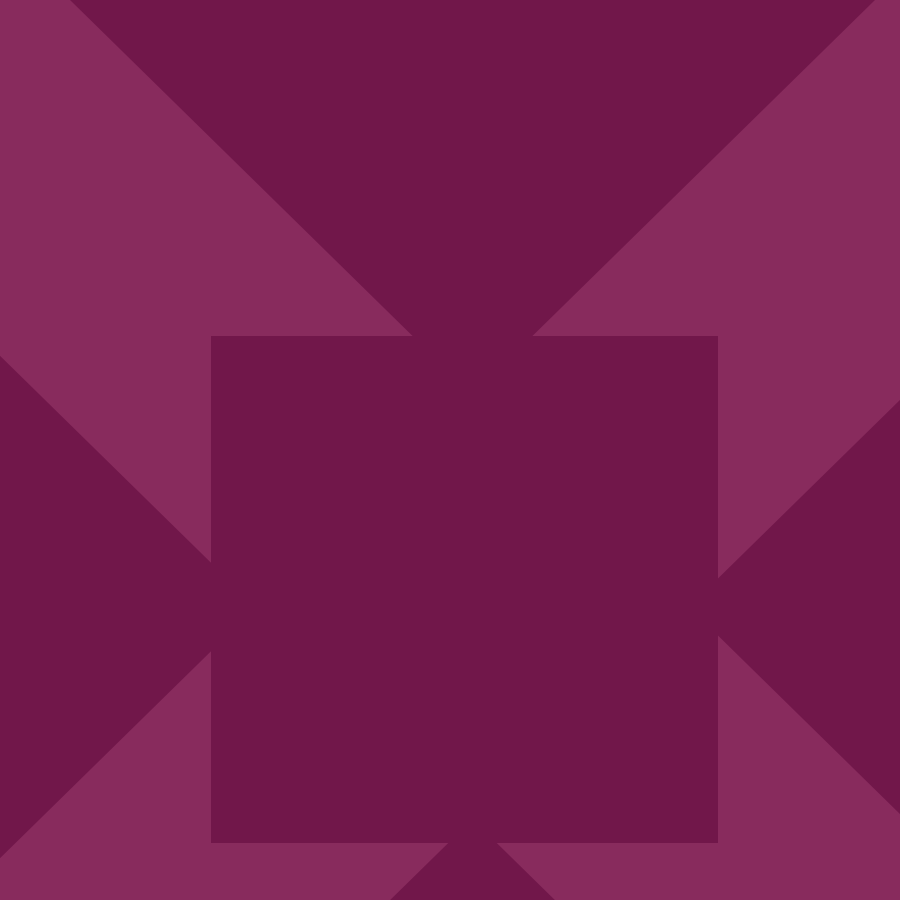
Frame 1 (no input)
Frame 60 (the mouse pressed at the canvas centre just before this capture): identical to frame 1, image omitted
Frame 120 (the mouse held since frame 60 and released just before this capture): identical to frame 1, image omitted

The Processing sketch that drew this single still picture (run headless with seeded random() and noise(); from frame 60 on, the mouse is pressed at the canvas centre):

// Processing sketch: Shape_and_Color
// ── Shape_and_Color.pde
/* The Shape and Color Piece, Prompt 2
Kamal Boullata "Lam Alif" (1983)
Original size: 51 × 51 cm
Colors Reference
1: #71174a
2: #882b5d
3: #892d60
4: #a23727
*/

void setup(){
  size(900, 900);

}

void draw(){
// Draw background
  background(#71174a);
//Draw big mid-tone X
  PVector xtop = new PVector(-180,-33);
  PVector xbot = new PVector(1124, 1246);
  
  strokeCap(PROJECT);
  stroke(#882b5d);
  strokeWeight(303);
  line(xtop.x, xtop.y, xbot.x, xbot.y);
  line(xtop.x, xbot.y, xbot.x, xtop.y);

// Draw Square in lower portion, same color as BG
  fill(#71174a);
  noStroke();
  square(211, 336, 507);
  
// Draw light-tone V
  stroke(#892d60);
  strokeCap(SQUARE);
  

// Draw little pale-tone square

// Draw BG-color lines

}
